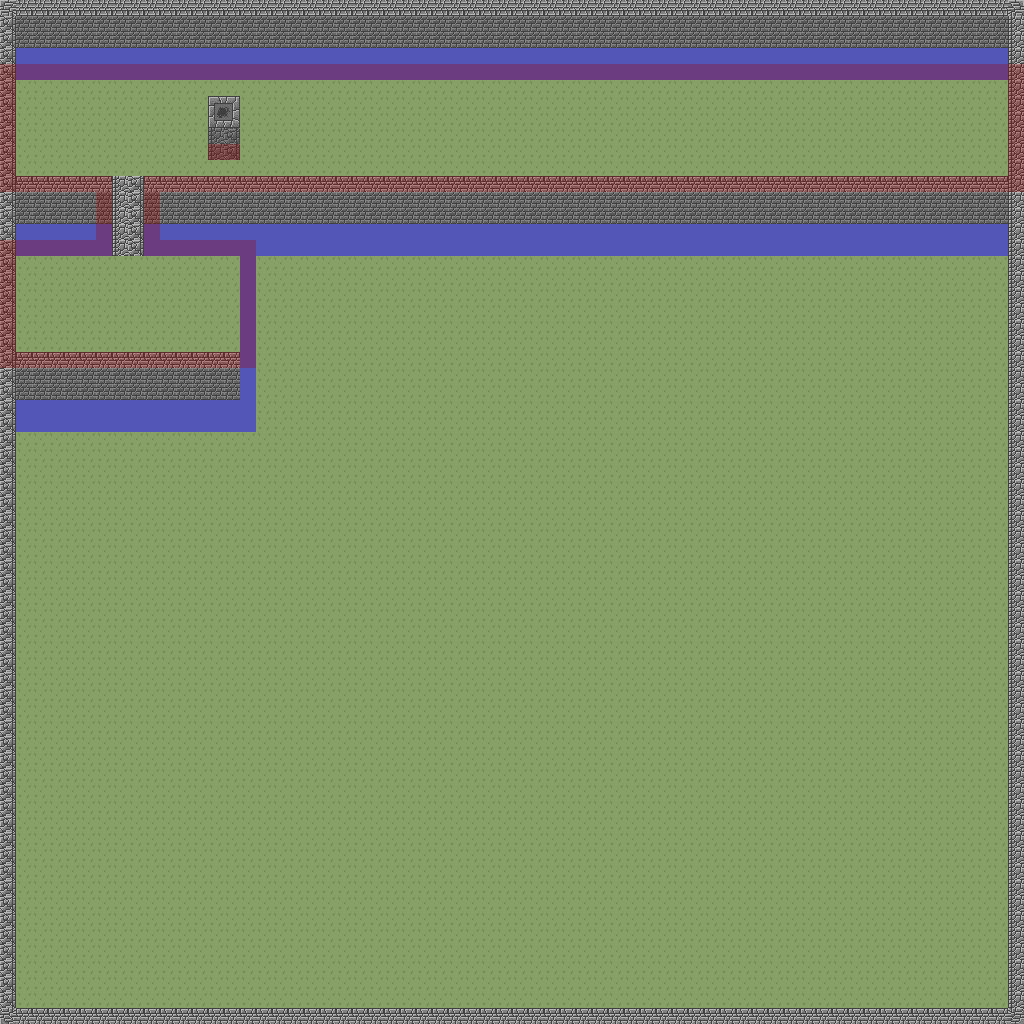

A level layout from a 2D game, rendered from its tile map. Below: a short description, then the map file with tile-grid data replaced by summaries:
An orthogonal 64x64 tile map with 16x16 px tiles, 3 tile layers (ground, overlay, collision), 2 tilesets.

<map version="1.0" tiledversion="1.1.5" orientation="orthogonal" renderorder="right-down" width="64" height="64" tilewidth="16" tileheight="16" infinite="0" nextobjectid="1">
 <tileset firstgid="1" source="../textures/newtileset.tsx" />
 <tileset firstgid="257" source="../textures/COLLISION_TILESET.tsx" />
 <layer name="ground" width="64" height="64" locked="1">
  <data>[4096 cells, 4096 non-empty, 13 distinct tile ids]</data>
 </layer>
 <layer name="overlay" width="64" height="64" locked="1">
  <data>[4096 cells, 6 non-empty, 6 distinct tile ids]</data>
 </layer>
 <layer name="collision" width="64" height="64">
  <data>[4096 cells, 188 non-empty, 1 distinct tile ids]</data>
 </layer>
</map>